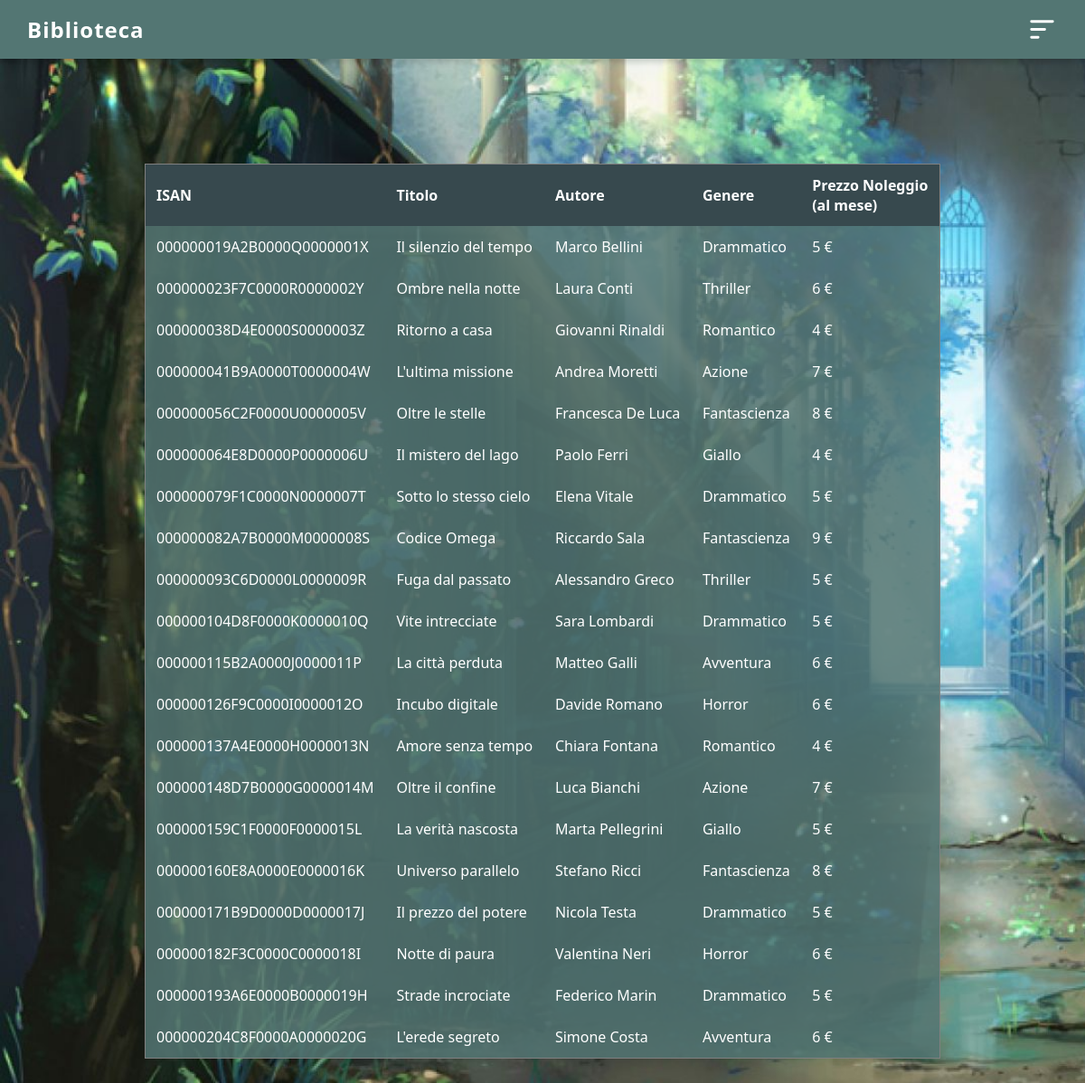
The app's page /pages/visualizzaFilm.php with its own data.
### tables this page shows
CREATE TABLE `film` (
  `isan` varchar(96) NOT NULL,
  `titolo` varchar(254) NOT NULL,
  `autore` varchar(32) NOT NULL,
  `genere` varchar(32) NOT NULL,
  `prezzo` decimal(10,0) NOT NULL COMMENT 'Prezzo al mese',
  `data_aggiunta` date NOT NULL DEFAULT current_timestamp(),
  `filmID` int(11) NOT NULL
);

### pages/visualizzaFilm.php (the view, shortened to what this page needs)
<html>
    <head>
        <link rel="stylesheet" href="../css/navbarStyle.css">
        <link rel="stylesheet" href="../css/visualizzazioneStyle.css">
    </head>
    <body>
        <div class="navbar">
            <p id="navTitle"> Biblioteca </p>
            <div id="menuIcon" onclick="slideBarra()"> </div>
        </div>
         <div class="content">
            <?php
                include("../php/connessioneDatabase.php");
                $query = "SELECT `isan`, `titolo`, `autore`, `genere`, `prezzo` FROM `film`";
                $result = $conn->query($query);
                if ($result->num_rows > 0) {
                    echo "<table border='1'>
                            <thead>
                            <tr>
                                <th>ISAN</th>
                                <th>Titolo</th>
                                <th>Autore</th>
                                <th>Genere</th>
                                <th> Prezzo Noleggio <br> (al mese) </th>
                            </tr>
                            </thead>";
                    while($row = $result->fetch_assoc()) {
                        echo "<tr>
                                <td>" . $row["isan"]. "</td>
                                <td>" . $row["titolo"]. "</td>
                                <td>" . $row["autore"]. "</td>
                                <td>" . $row["genere"]. "</td>
                                <td> " . $row["prezzo"]. " € </td>
                            </tr>";
                    }
                    echo "</table>";
                }
            ?>
        </div>
    </body>
</html>

### css/navbarStyle.css (style rules this page uses)
* { margin: 0; padding: 0; box-sizing: border-box; }
body { font-family: 'Segoe UI', Tahoma, Geneva, Verdana, sans-serif; min-height: 100vh; }
.navbar { background-color: #537673; padding: 15px 30px; display: flex; justify-content: space-between; align-items: center; box-shadow: 0 4px 6px rgba(0, 0, 0, 0.15); position:sticky; top: 0; margin-top: -20px; z-index: 1001; }
#navTitle { color: #fff; font-size: 24px; font-weight: bold; letter-spacing: 1px; }
#menuIcon { width: 35px; height: 35px; cursor: pointer; position: relative; background-image: url("../img/menuIcon.svg"); background-size: contain; background-repeat: no-repeat; }

### css/visualizzazioneStyle.css (style rules this page uses)
body { background-image:url(../img/wallpaper.jpg); background-size: cover; background-repeat: no-repeat; background-attachment: fixed; }
.content { width: 80%; height: fit-content; margin: 0 auto; padding: 5vh; position: absolute; top:10%; left:10%; color: white; }
table { width: 100%; border-collapse: collapse; margin-top: 20px; background-color: #537673da; }
td, th { padding: 12px; text-align: left; color: white; border: none; }
thead { background-color: rgb(55, 73, 78); }

### records on screen
film: isan "000000019A2B0000Q0000001X", titolo "Il silenzio del tempo", autore "Marco Bellini", genere "Drammatico", prezzo "5"
film: isan "000000023F7C0000R0000002Y", titolo "Ombre nella notte", autore "Laura Conti", genere "Thriller", prezzo "6"
film: isan "000000038D4E0000S0000003Z", titolo "Ritorno a casa", autore "Giovanni Rinaldi", genere "Romantico", prezzo "4"
film: isan "000000041B9A0000T0000004W", titolo "L'ultima missione", autore "Andrea Moretti", genere "Azione", prezzo "7"
film: isan "000000056C2F0000U0000005V", titolo "Oltre le stelle", autore "Francesca De Luca", genere "Fantascienza", prezzo "8"
film: isan "000000064E8D0000P0000006U", titolo "Il mistero del lago", autore "Paolo Ferri", genere "Giallo", prezzo "4"
film: isan "000000079F1C0000N0000007T", titolo "Sotto lo stesso cielo", autore "Elena Vitale", genere "Drammatico", prezzo "5"
film: isan "000000082A7B0000M0000008S", titolo "Codice Omega", autore "Riccardo Sala", genere "Fantascienza", prezzo "9"
film: isan "000000093C6D0000L0000009R", titolo "Fuga dal passato", autore "Alessandro Greco", genere "Thriller", prezzo "5"
film: isan "000000104D8F0000K0000010Q", titolo "Vite intrecciate", autore "Sara Lombardi", genere "Drammatico", prezzo "5"
film: isan "000000115B2A0000J0000011P", titolo "La città perduta", autore "Matteo Galli", genere "Avventura", prezzo "6"
film: isan "000000126F9C0000I0000012O", titolo "Incubo digitale", autore "Davide Romano", genere "Horror", prezzo "6"
film: isan "000000137A4E0000H0000013N", titolo "Amore senza tempo", autore "Chiara Fontana", genere "Romantico", prezzo "4"
film: isan "000000148D7B0000G0000014M", titolo "Oltre il confine", autore "Luca Bianchi", genere "Azione", prezzo "7"
film: isan "000000159C1F0000F0000015L", titolo "La verità nascosta", autore "Marta Pellegrini", genere "Giallo", prezzo "5"
film: isan "000000160E8A0000E0000016K", titolo "Universo parallelo", autore "Stefano Ricci", genere "Fantascienza", prezzo "8"
film: isan "000000171B9D0000D0000017J", titolo "Il prezzo del potere", autore "Nicola Testa", genere "Drammatico", prezzo "5"
film: isan "000000182F3C0000C0000018I", titolo "Notte di paura", autore "Valentina Neri", genere "Horror", prezzo "6"
film: isan "000000193A6E0000B0000019H", titolo "Strade incrociate", autore "Federico Marin", genere "Drammatico", prezzo "5"
film: isan "000000204C8F0000A0000020G", titolo "L'erede segreto", autore "Simone Costa", genere "Avventura", prezzo "6"
